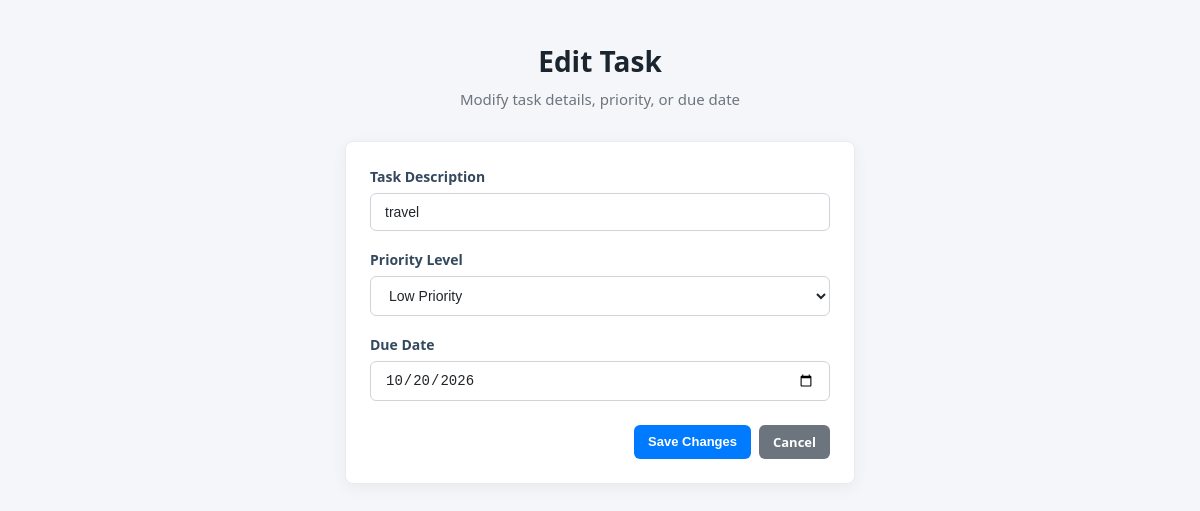
Screenshot of /edit/11 with the database file from the repository.
### tables this page shows
CREATE TABLE tasks (
            id INTEGER PRIMARY KEY AUTOINCREMENT,
            task TEXT NOT NULL,
            completed INTEGER DEFAULT 0
        , priority TEXT DEFAULT 'Medium', due_date TEXT DEFAULT NULL);

### app.py (the view, shortened to what this page needs)
@app.route("/edit/<int:task_id>", methods=["GET", "POST"])
def edit_task(task_id):
    conn = sqlite3.connect("todo.db")
    conn.row_factory = sqlite3.Row
    cursor = conn.cursor()
    cursor.execute("SELECT * FROM tasks WHERE id = ?", (task_id,))
    task = cursor.fetchone()
    conn.close()
    if not task:
        return redirect(url_for("home"))
    return render_template("edit.html", task=task)

### templates/edit.html (shortened to what this page needs)
<!DOCTYPE html>
<html lang="en">
<head>
    <link rel="stylesheet" href="{{ url_for('static', filename='style.css') }}">
</head>
<body>
    <div class="app-container small-container">
        <header class="app-header">
            <h1>Edit Task</h1>
            <p class="subtitle">Modify task details, priority, or due date</p>
        </header>
        <div class="card form-card">
            <form method="POST" action="/edit/{{ task['id'] }}" class="edit-form">
                <div class="form-group-block">
                    <label for="task-name">Task Description</label>
                    <input type="text" id="task-name" name="task" value="{{ task['task'] }}" required class="form-control">
                </div>
                <div class="form-group-block">
                    <label for="priority-select">Priority Level</label>
                    <select id="priority-select" name="priority" class="form-control priority-select">
                        <option value="Low" {% if task['priority'] == 'Low' %}selected{% endif %}>Low Priority</option>
                    </select>
                </div>
                <div class="form-group-block">
                    <label for="due-date">Due Date</label>
                    <input type="date" id="due-date" name="due_date" value="{{ task['due_date'] or '' }}" class="form-control">
                </div>
                <div class="form-actions-row">
                    <button type="submit" class="btn btn-primary">Save Changes</button>
                    <a href="/" class="btn btn-secondary">Cancel</a>
                </div>
            </form>
        </div>
    </div>
</body>
</html>

### static/style.css (style rules this page uses)
:root { --primary: #007bff; --primary-hover: #0056b3; --success: #28a745; --success-hover: #218838; --warning: #ffc107; --warning-hover: #e0a800; --danger: #dc3545; --danger-hover: #c82333; --info: #17a2b8; --bg-color: #f4f6f9; --card-bg: #ffffff; --text-main: #212529; --text-muted: #6c757d; --border-color: #e9ecef; --radius: 8px; --shadow: 0 4px 15px rgba(0, 0, 0, 0.05); }
* { box-sizing: border-box; }
body { font-family: 'Segoe UI', -apple-system, BlinkMacSystemFont, Roboto, Helvetica, Arial, sans-serif; background-color: var(--bg-color); color: var(--text-main); margin: 0; padding: 0; line-height: 1.5; }
.app-container { max-width: 850px; margin: 0 auto; padding: 40px 20px; }
.small-container { max-width: 550px; }
.app-header { text-align: center; margin-bottom: 30px; }
.app-header h1 { font-size: 28px; font-weight: 700; color: #1a252f; margin: 0 0 6px 0; }
.app-header .subtitle { color: var(--text-muted); font-size: 15px; margin: 0; }
.card { background: var(--card-bg); border: 1px solid var(--border-color); border-radius: var(--radius); padding: 24px; margin-bottom: 25px; box-shadow: var(--shadow); }
.form-group-block { margin-bottom: 18px; text-align: left; }
.form-group-block label { display: block; font-size: 14px; font-weight: 600; margin-bottom: 6px; color: #34495e; }
.form-control { width: 100%; padding: 10px 14px; border: 1px solid #ced4da; border-radius: 6px; font-size: 14px; background-color: #fff; color: var(--text-main); outline: none; transition: border-color 0.2s ease, box-shadow 0.2s ease; }
.btn { display: inline-block; padding: 8px 14px; border: none; border-radius: 6px; cursor: pointer; font-size: 13px; font-weight: 600; text-decoration: none; line-height: 1.4; transition: background-color 0.2s ease, transform 0.1s ease; }
.btn-primary { background-color: var(--primary); color: #ffffff; }
.btn-secondary { background-color: var(--text-muted); color: #ffffff; margin-left: 8px; }
.form-actions-row { margin-top: 24px; display: flex; justify-content: flex-end; }

### rows the page displays
tasks: task "travel", priority "Low Priority", due_date "10/20/2026"
